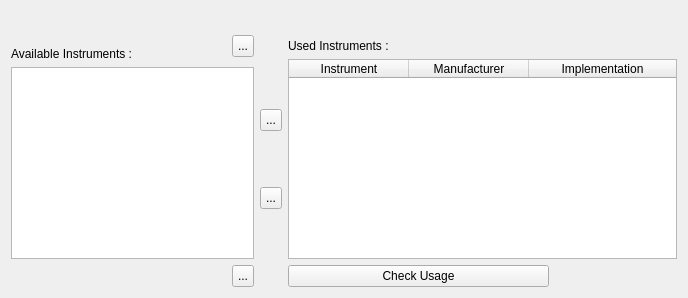
       <widget class="QWidget" name="instrumentsTab">
        <attribute name="title">
         <string>Instruments</string>
        </attribute>
        <layout class="QGridLayout" name="gridLayout">
         <item row="0" column="0">
          <layout class="QVBoxLayout" name="verticalLayout_10">
           <item>
            <layout class="QHBoxLayout" name="testerLayout">
             <item>
              <spacer name="horizontalSpacer_6">
               <property name="orientation">
                <enum>Qt::Horizontal</enum>
               </property>
               <property name="sizeHint" stdset="0">
                <size>
                 <width>40</width>
                 <height>20</height>
                </size>
               </property>
              </spacer>
             </item>
            </layout>
           </item>
           <item>
            <layout class="QHBoxLayout" name="horizontalLayout_8">
             <item>
              <layout class="QVBoxLayout" name="availableInstrumentsLayout">
               <item>
                <layout class="QHBoxLayout" name="availableLayout">
                 <item>
                  <widget class="QLabel" name="availableInstrumentsLabel">
                   <property name="sizePolicy">
                    <sizepolicy hsizetype="Preferred" vsizetype="Fixed">
                     <horstretch>0</horstretch>
                     <verstretch>0</verstretch>
                    </sizepolicy>
                   </property>
                   <property name="minimumSize">
                    <size>
                     <width>0</width>
                     <height>30</height>
                    </size>
                   </property>
                   <property name="maximumSize">
                    <size>
                     <width>16777215</width>
                     <height>30</height>
                    </size>
                   </property>
                   <property name="text">
                    <string>Available Instruments :</string>
                   </property>
                   <property name="alignment">
                    <set>Qt::AlignBottom|Qt::AlignLeading|Qt::AlignLeft</set>
                   </property>
                  </widget>
                 </item>
                 <item>
                  <spacer name="horizontalSpacer_7">
                   <property name="orientation">
                    <enum>Qt::Horizontal</enum>
                   </property>
                   <property name="sizeHint" stdset="0">
                    <size>
                     <width>0</width>
                     <height>22</height>
                    </size>
                   </property>
                  </spacer>
                 </item>
                 <item>
                  <widget class="QToolButton" name="expand">
                   <property name="minimumSize">
                    <size>
                     <width>22</width>
                     <height>22</height>
                    </size>
                   </property>
                   <property name="maximumSize">
                    <size>
                     <width>22</width>
                     <height>22</height>
                    </size>
                   </property>
                   <property name="text">
                    <string>...</string>
                   </property>
                   <property name="checkable">
                    <bool>false</bool>
                   </property>
                  </widget>
                 </item>
                </layout>
               </item>
               <item>
                <widget class="QTreeWidget" name="availableInstruments">
                 <property name="editTriggers">
                  <set>QAbstractItemView::SelectedClicked</set>
                 </property>
                 <property name="selectionMode">
                  <enum>QAbstractItemView::ExtendedSelection</enum>
                 </property>
                 <property name="headerHidden">
                  <bool>true</bool>
                 </property>
                 <column>
                  <property name="text">
                   <string>1</string>
                  </property>
                 </column>
                </widget>
               </item>
               <item>
                <layout class="QHBoxLayout" name="collapseLayout">
                 <item>
                  <spacer name="horizontalSpacer_9">
                   <property name="orientation">
                    <enum>Qt::Horizontal</enum>
                   </property>
                   <property name="sizeHint" stdset="0">
                    <size>
                     <width>40</width>
                     <height>20</height>
                    </size>
                   </property>
                  </spacer>
                 </item>
                 <item>
                  <widget class="QToolButton" name="collapse">
                   <property name="minimumSize">
                    <size>
                     <width>22</width>
                     <height>22</height>
                    </size>
                   </property>
                   <property name="maximumSize">
                    <size>
                     <width>22</width>
                     <height>22</height>
                    </size>
                   </property>
                   <property name="text">
                    <string>...</string>
                   </property>
                   <property name="checkable">
                    <bool>false</bool>
                   </property>
                  </widget>
                 </item>
                </layout>
               </item>
              </layout>
             </item>
             <item>
              <layout class="QVBoxLayout" name="addRemoveLayout">
               <item>
                <widget class="QLabel" name="label_11">
                 <property name="sizePolicy">
                  <sizepolicy hsizetype="Fixed" vsizetype="Fixed">
                   <horstretch>0</horstretch>
                   <verstretch>0</verstretch>
                  </sizepolicy>
                 </property>
                 <property name="minimumSize">
                  <size>
                   <width>22</width>
                   <height>22</height>
                  </size>
                 </property>
                 <property name="maximumSize">
                  <size>
                   <width>22</width>
                   <height>22</height>
                  </size>
                 </property>
                 <property name="text">
                  <string/>
                 </property>
                </widget>
               </item>
               <item>
                <spacer name="verticalSpacer_5">
                 <property name="orientation">
                  <enum>Qt::Vertical</enum>
                 </property>
                 <property name="sizeHint" stdset="0">
                  <size>
                   <width>20</width>
                   <height>40</height>
                  </size>
                 </property>
                </spacer>
               </item>
               <item>
                <widget class="QToolButton" name="addInstrument">
                 <property name="minimumSize">
                  <size>
                   <width>22</width>
                   <height>22</height>
                  </size>
                 </property>
                 <property name="maximumSize">
                  <size>
                   <width>22</width>
                   <height>22</height>
                  </size>
                 </property>
                 <property name="text">
                  <string>...</string>
                 </property>
                 <property name="checkable">
                  <bool>false</bool>
                 </property>
                </widget>
               </item>
               <item>
                <spacer name="verticalSpacer_6">
                 <property name="orientation">
                  <enum>Qt::Vertical</enum>
                 </property>
                 <property name="sizeHint" stdset="0">
                  <size>
                   <width>20</width>
                   <height>40</height>
                  </size>
                 </property>
                </spacer>
               </item>
               <item>
                <widget class="QToolButton" name="removeInstrument">
                 <property name="minimumSize">
                  <size>
                   <width>22</width>
                   <height>22</height>
                  </size>
                 </property>
                 <property name="maximumSize">
                  <size>
                   <width>22</width>
                   <height>22</height>
                  </size>
                 </property>
                 <property name="text">
                  <string>...</string>
                 </property>
                 <property name="checkable">
                  <bool>false</bool>
                 </property>
                </widget>
               </item>
               <item>
                <spacer name="verticalSpacer_7">
                 <property name="orientation">
                  <enum>Qt::Vertical</enum>
                 </property>
                 <property name="sizeHint" stdset="0">
                  <size>
                   <width>20</width>
                   <height>40</height>
                  </size>
                 </property>
                </spacer>
               </item>
               <item>
                <widget class="QLabel" name="label_19">
                 <property name="sizePolicy">
                  <sizepolicy hsizetype="Fixed" vsizetype="Fixed">
                   <horstretch>0</horstretch>
                   <verstretch>0</verstretch>
                  </sizepolicy>
                 </property>
                 <property name="minimumSize">
                  <size>
                   <width>22</width>
                   <height>22</height>
                  </size>
                 </property>
                 <property name="maximumSize">
                  <size>
                   <width>22</width>
                   <height>22</height>
                  </size>
                 </property>
                 <property name="text">
                  <string/>
                 </property>
                </widget>
               </item>
              </layout>
             </item>
             <item>
              <layout class="QVBoxLayout" name="verticalLayout_8">
               <item>
                <layout class="QHBoxLayout" name="horizontalLayout_6">
                 <item>
                  <widget class="QLabel" name="usedInstrumentsLabel">
                   <property name="sizePolicy">
                    <sizepolicy hsizetype="Preferred" vsizetype="Fixed">
                     <horstretch>0</horstretch>
                     <verstretch>0</verstretch>
                    </sizepolicy>
                   </property>
                   <property name="minimumSize">
                    <size>
                     <width>0</width>
                     <height>22</height>
                    </size>
                   </property>
                   <property name="maximumSize">
                    <size>
                     <width>16777215</width>
                     <height>22</height>
                    </size>
                   </property>
                   <property name="text">
                    <string>Used Instruments :</string>
                   </property>
                   <property name="alignment">
                    <set>Qt::AlignBottom|Qt::AlignLeading|Qt::AlignLeft</set>
                   </property>
                  </widget>
                 </item>
                 <item>
                  <spacer name="horizontalSpacer_8">
                   <property name="orientation">
                    <enum>Qt::Horizontal</enum>
                   </property>
                   <property name="sizeHint" stdset="0">
                    <size>
                     <width>13</width>
                     <height>22</height>
                    </size>
                   </property>
                  </spacer>
                 </item>
                </layout>
               </item>
               <item>
                <widget class="QTableWidget" name="usedInstruments">
                 <property name="sizeAdjustPolicy">
                  <enum>QAbstractScrollArea::AdjustToContents</enum>
                 </property>
                 <property name="selectionMode">
                  <enum>QAbstractItemView::SingleSelection</enum>
                 </property>
                 <property name="selectionBehavior">
                  <enum>QAbstractItemView::SelectRows</enum>
                 </property>
                 <property name="showGrid">
                  <bool>true</bool>
                 </property>
                 <attribute name="horizontalHeaderDefaultSectionSize">
                  <number>120</number>
                 </attribute>
                 <attribute name="horizontalHeaderMinimumSectionSize">
                  <number>120</number>
                 </attribute>
                 <attribute name="horizontalHeaderStretchLastSection">
                  <bool>true</bool>
                 </attribute>
                 <attribute name="verticalHeaderVisible">
                  <bool>false</bool>
                 </attribute>
                 <attribute name="verticalHeaderStretchLastSection">
                  <bool>false</bool>
                 </attribute>
                 <column>
                  <property name="text">
                   <string>Instrument</string>
                  </property>
                 </column>
                 <column>
                  <property name="text">
                   <string>Manufacturer</string>
                  </property>
                 </column>
                 <column>
                  <property name="text">
                   <string>Implementation</string>
                  </property>
                 </column>
                </widget>
               </item>
               <item>
                <widget class="QPushButton" name="checkInstruments">
                 <property name="minimumSize">
                  <size>
                   <width>141</width>
                   <height>22</height>
                  </size>
                 </property>
                 <property name="maximumSize">
                  <size>
                   <width>261</width>
                   <height>22</height>
                  </size>
                 </property>
                 <property name="text">
                  <string>Check Usage</string>
                 </property>
                 <property name="autoDefault">
                  <bool>false</bool>
                 </property>
                </widget>
               </item>
              </layout>
             </item>
            </layout>
           </item>
          </layout>
         </item>
        </layout>
       </widget>
